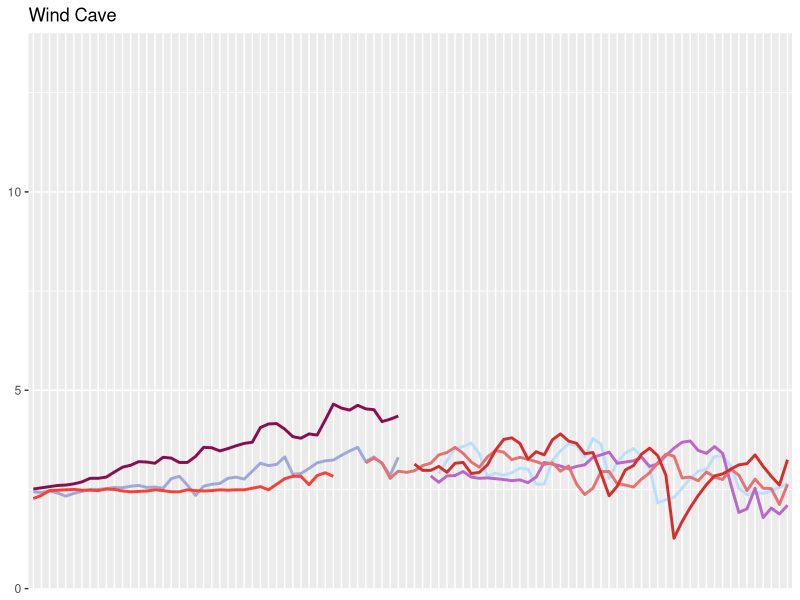
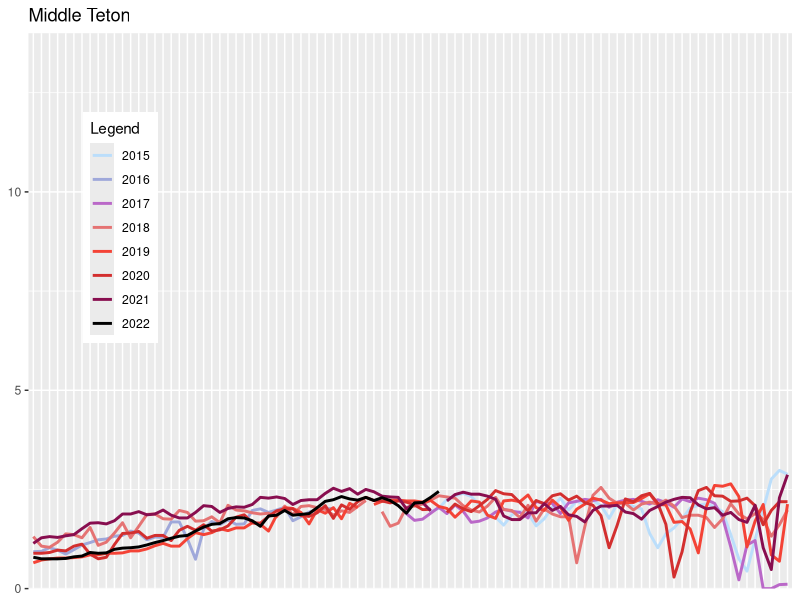
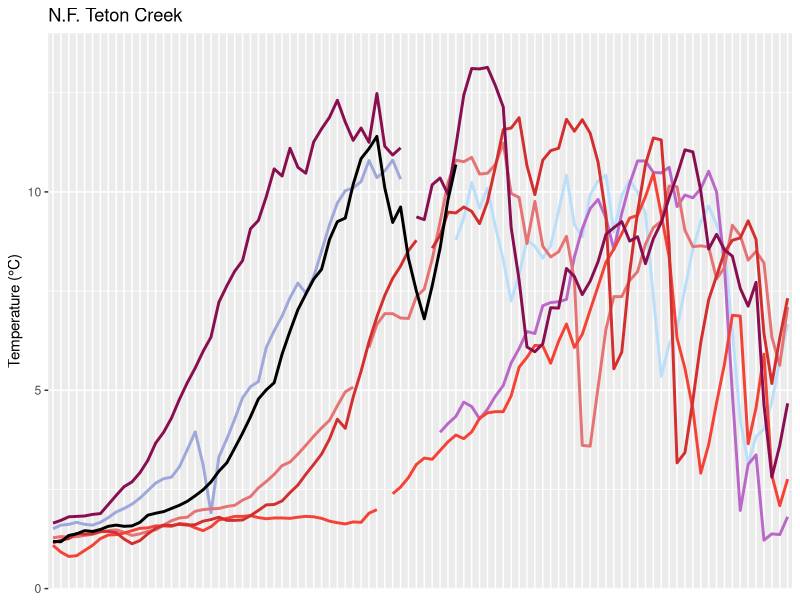
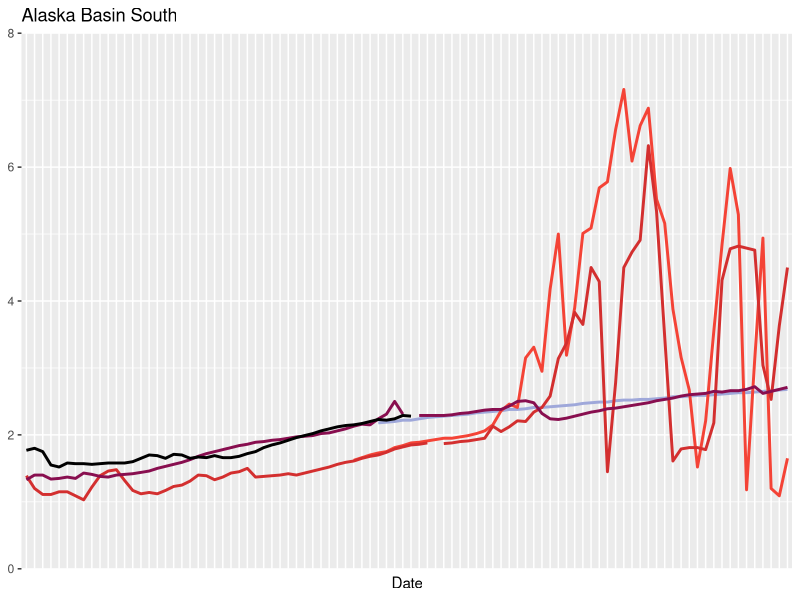
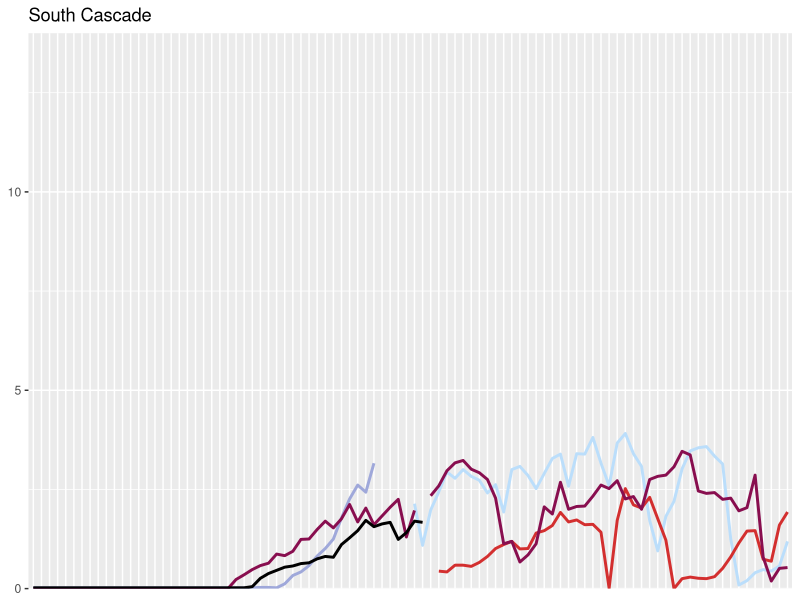
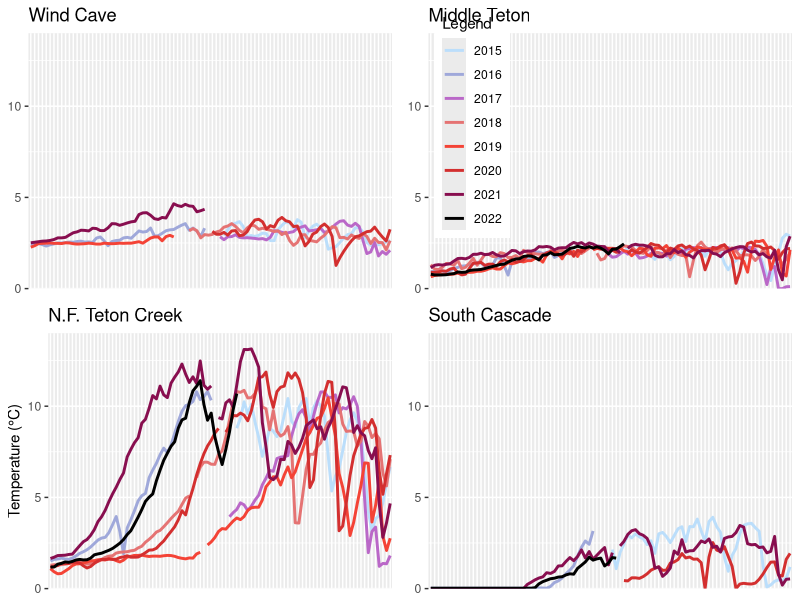

Here is the R script that generated these plots, in order:
# Packages
# install.packages("ggplot2")
# install.packages("scales")
# install.packages("rstatix")
# install.packages("forcats")
# install.packages("gridExtra")
# install.packages("zoo")
# install.packages("ggforce")
# install.packages("lubridate")

# Load ggplot2
library(ggplot2)
library(scales)
library(rstatix)
library(forcats)
library(gridExtra)
library(zoo)
library(ggforce)
library(dplyr)
library(lubridate)

# Read in the main data
setwd('/Users/scotthotaling/Desktop/TASR Temp Analysis/')
wind_cave <- read.csv("Wind Cave 2.csv")
middle_teton <- read.csv("Middle Teton.csv")
nf_teton <- read.csv("N F Teton Creek.csv")
ak_basin_south <- read.csv("AK Basin South.csv")
s_cascade_canyon <- read.csv("S Cascade Canyon.csv")

# Check how the data are being interpreted
str(wind_cave)

## Make line plots

# Set colors
colors <- c("2015" = "#BBDEFB", "2016" = "#9FA8DA", "2017" = "#BA68C8", "2018" = "#E57373", "2019" = "#F44336", "2020" = "#D32F2F", "2021" = "#880E4F", "2022" = "#000000")

# Wind Cave
wind_cave_plot <- ggplot(data = wind_cave, aes(x = Order)) +
	geom_line(aes(y = temp_2015, color = "2015", group = 1), size = 1) +
	geom_line(aes(y = temp_2016, color = "2016", group = 1), size = 1) +
	geom_line(aes(y = temp_2017, color = "2017", group = 1), size = 1) +
	geom_line(aes(y = temp_2018, color = "2018", group = 1), size = 1) +
	geom_line(aes(y = temp_2019, color = "2019", group = 1), size = 1) +
	geom_line(aes(y = temp_2020, color = "2020", group = 1), size = 1) +
	geom_line(aes(y = temp_2021, color = "2021", group = 1), size = 1) +
	labs(x = "Date", y = "Temperature (°C)", color = "Legend") +
	theme(legend.position="none", legend.title = element_blank(), axis.title.y=element_blank(), axis.title.x=element_blank(), axis.text.x=element_blank(), axis.ticks.x=element_blank()) +
	scale_color_manual(values = colors) +
	scale_y_continuous(limits = c(0,14), expand = c(0, 0)) +
	ggtitle("Wind Cave")
	
wind_cave_plot
	

# Middle Teton
middle_teton_plot <- ggplot(data = middle_teton, aes(x = Order)) +
	geom_line(aes(y = temp_2015, color = "2015", group = 1), size = 1) +
	geom_line(aes(y = temp_2016, color = "2016", group = 1), size = 1) +
	geom_line(aes(y = temp_2017, color = "2017", group = 1), size = 1) +
	geom_line(aes(y = temp_2018, color = "2018", group = 1), size = 1) +
	geom_line(aes(y = temp_2019, color = "2019", group = 1), size = 1) +
	geom_line(aes(y = temp_2020, color = "2020", group = 1), size = 1) +
	geom_line(aes(y = temp_2021, color = "2021", group = 1), size = 1) +
	geom_line(aes(y = temp_2022, color = "2022", group = 1), size = 1) +
	labs(x = "Date", y = "Temperature (°C)", color = "Legend") +
	scale_color_manual(values = colors) +
	theme(legend.position = c(0.12, 0.65), axis.title.y=element_blank(), axis.title.x=element_blank(), axis.text.x=element_blank(), axis.ticks.x=element_blank()) +
  	scale_y_continuous(limits = c(0,14), expand = c(0, 0)) +
  	ggtitle("Middle Teton")

middle_teton_plot


# N F Teton Creek
nf_teton_plot <- ggplot(data = nf_teton, aes(x = Order)) +
	geom_line(aes(y = temp_2015, color = "2015", group = 1), size = 1) +
	geom_line(aes(y = temp_2016, color = "2016", group = 1), size = 1) +
	geom_line(aes(y = temp_2017, color = "2017", group = 1), size = 1) +
	geom_line(aes(y = temp_2018, color = "2018", group = 1), size = 1) +
	geom_line(aes(y = temp_2019, color = "2019", group = 1), size = 1) +
	geom_line(aes(y = temp_2020, color = "2020", group = 1), size = 1) +
	geom_line(aes(y = temp_2021, color = "2021", group = 1), size = 1) +
	geom_line(aes(y = temp_2022, color = "2022", group = 1), size = 1) +
	labs(x = "Date", y = "Temperature (°C)", color = "Legend") +
	theme(legend.position="none", axis.title.x=element_blank(), axis.text.x=element_blank(), axis.ticks.x=element_blank()) +
	scale_color_manual(values = colors) +
  	scale_y_continuous(limits = c(0,14), expand = c(0, 0)) +
	ggtitle("N.F. Teton Creek")

nf_teton_plot


# AK Basin South
ak_basin_south_plot <- ggplot(data = ak_basin_south, aes(x = Order)) +
	geom_line(aes(y = temp_2016, color = "2016", group = 1), size = 1) +
	geom_line(aes(y = temp_2019, color = "2019", group = 1), size = 1) +
	geom_line(aes(y = temp_2020, color = "2020", group = 1), size = 1) +
	geom_line(aes(y = temp_2021, color = "2021", group = 1), size = 1) +
	geom_line(aes(y = temp_2022, color = "2022", group = 1), size = 1) +
	labs(x = "Date", y = "Temperature (°C)", color = "Legend") +
	scale_color_manual(values = colors) +
  	theme(legend.position="none", axis.title.y=element_blank(), axis.text.x=element_blank(), axis.ticks.x=element_blank())+
	scale_y_continuous(limits = c(0,8), expand = c(0, 0)) +
	ggtitle("Alaska Basin South")

ak_basin_south_plot



# S Cascade Canyon	
s_cascade_canyon_plot <- ggplot(data = s_cascade_canyon, aes(x = Order)) +
	geom_line(aes(y = temp_2015, color = "2015", group = 1), size = 1) +
	geom_line(aes(y = temp_2016, color = "2016", group = 1), size = 1) +
	geom_line(aes(y = temp_2020, color = "2020", group = 1), size = 1) +
	geom_line(aes(y = temp_2021, color = "2021", group = 1), size = 1) +
	geom_line(aes(y = temp_2022, color = "2022", group = 1), size = 1) +
	labs(x = "Date", y = "Temperature (°C)", color = "Legend") +
	scale_color_manual(values = colors) +
	theme(legend.position="none", axis.title.y=element_blank(), axis.title.x=element_blank(), axis.text.x=element_blank(), axis.ticks.x=element_blank()) +
  	scale_y_continuous(limits = c(0,14), expand = c(0, 0))+
  	ggtitle("South Cascade")
	
s_cascade_canyon_plot


### Put combined temp plot together
grid.arrange(wind_cave_plot, middle_teton_plot, nf_teton_plot, s_cascade_canyon_plot, ncol = 2, nrow = 2)


	